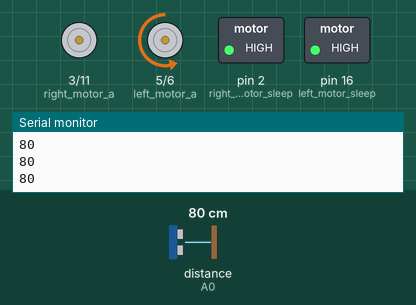
Simulated run of this sketch. Board: Arduino Uno, built with avr-gcc and run on an emulated ATmega328P. On the bench: motor-driver pin pairs drawn as motors (green arrow = first pin HIGH = forward, orange = second pin HIGH = backward, longer = more drive), switched loads named in the sketch (green lamp = pin HIGH), the last lines printed to the serial monitor. The test bench sets the inputs (shaded band); at power-on: distance to the obstacle (sensor on A0) 80 cm.

Above: at 1.2 s.
1.3 s: distance to the obstacle (sensor on A0) set to 32 cm
2.8 s: distance to the obstacle (sensor on A0) set to 27 cm
At 4.1 s:
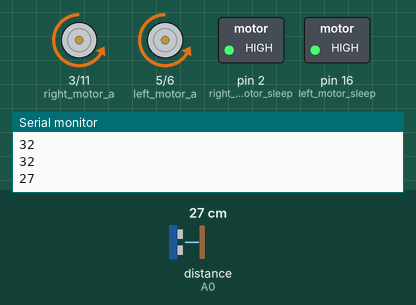
At 5.3 s:
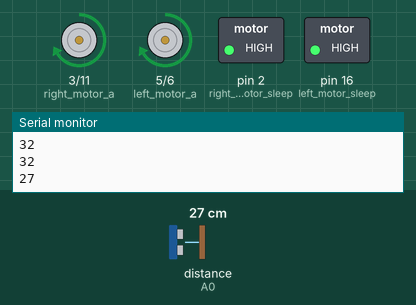
Timing chart, 0 to 11.8 s (numbered marks = the images above; inputs shaded):
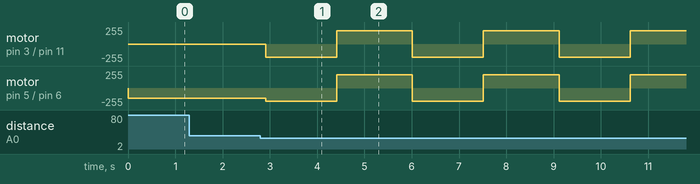

The sketch:

Smashintostuff.ino
```cpp
#include <Ultrasonic.h>

//each motor is controled by two pins,(plus an enable pin) and depening on what combination of values
//you set the pins to you can get it to move in the desired direction
#define left_motor_sleep 16
#define left_motor_a 5
#define left_motor_b 6
#define left_motor_weight 1 //the final value sent to the motor will be multipled by this. set it between 0 and 1


#define right_motor_sleep 2
#define right_motor_a 3
#define right_motor_b 11
#define right_motor_weight 1 //the final value sent to the motor will be multipled by this. set it between 0 and 1


Ultrasonic ultrasonic(A1, A0);
int distance;


void setup() {
  // put your setup code here, to run once:
  Serial.begin(9600);
  Serial.println("Initializing");
  pinMode(left_motor_sleep, OUTPUT);
  pinMode(left_motor_a, OUTPUT);
  pinMode(left_motor_b, OUTPUT);
  pinMode(right_motor_sleep, OUTPUT);
  pinMode(right_motor_a, OUTPUT);
  pinMode(right_motor_b, OUTPUT);

  //turn on the motor drivers
  digitalWrite(left_motor_sleep, HIGH);
  digitalWrite(right_motor_sleep, HIGH);


}

void loop() {
  // put your main code here, to run repeatedly:
  distance = ultrasonic.read();
  Serial.println(distance);
  if(distance<30)
  {
    smash();
  }
  else
  {
    drive(6,0);
    delay(100);
  }


}


void drive(int left_track_speed,int right_track_speed)
{
  //drive Forwards by setting a=1 and b=0. to get different speeds, we PWM one of the pins.
  //The parameters passed in have a value from -10 to 10, of which negitive speeds will drive backwards.
  //Motors will contuniously spin untill either the applyBrake() or coast() functions are called.

  //code for left motor:
  if(left_track_speed>0)
  {
  digitalWrite(left_motor_a, LOW);
  analogWrite(left_motor_b, round(left_track_speed*25*left_motor_weight));
  }
  else
  {
    analogWrite(left_motor_a, round(left_track_speed*(-25)*left_motor_weight));
    digitalWrite(left_motor_b, LOW);
  }

  //code for right motor:
  if(right_track_speed>0)
  {
  digitalWrite(right_motor_a, LOW);
  analogWrite(right_motor_b, round(right_track_speed*25*right_motor_weight));
  }
  else
  {
    analogWrite(right_motor_a, round(right_track_speed*(-25)*right_motor_weight));
    digitalWrite(right_motor_b, LOW);
  }

}


void applyBrake()
{
  //sets both bits high, which electricaly connects the motor to itself so that
  //when a rotational force is applied, the motor creates an opposing force acting as brakes
  digitalWrite(left_motor_a, HIGH);
  digitalWrite(left_motor_b, HIGH);
  digitalWrite(right_motor_a, HIGH);
  digitalWrite(right_motor_b, HIGH);
}

void coast()
{
  //sets both pins low, leaving the motor to stop spinning on its own
  digitalWrite(right_motor_a, LOW);
  digitalWrite(right_motor_b, LOW);
  digitalWrite(left_motor_a, LOW);
  digitalWrite(left_motor_b, LOW);
}

void smash()
{
  delay(100);
  drive(8,8);
  delay(1500);
  drive(-8,-8);
  delay(1500);
}
```

Measured:
- the behaviour switches between 30 and 29 cm on distance to the obstacle (sensor on A0) (found by bisection; images 0 and 1)
- after the input at 2.8 s, motor on pin 3 (right_motor_a) / pin 11 (right_motor_b), motor on pin 5 (left_motor_a) / pin 6 (left_motor_b): alternates forward 200/255 for 1.6 s and backward 200/255 for 1.5 s, starting after 0.11 s
